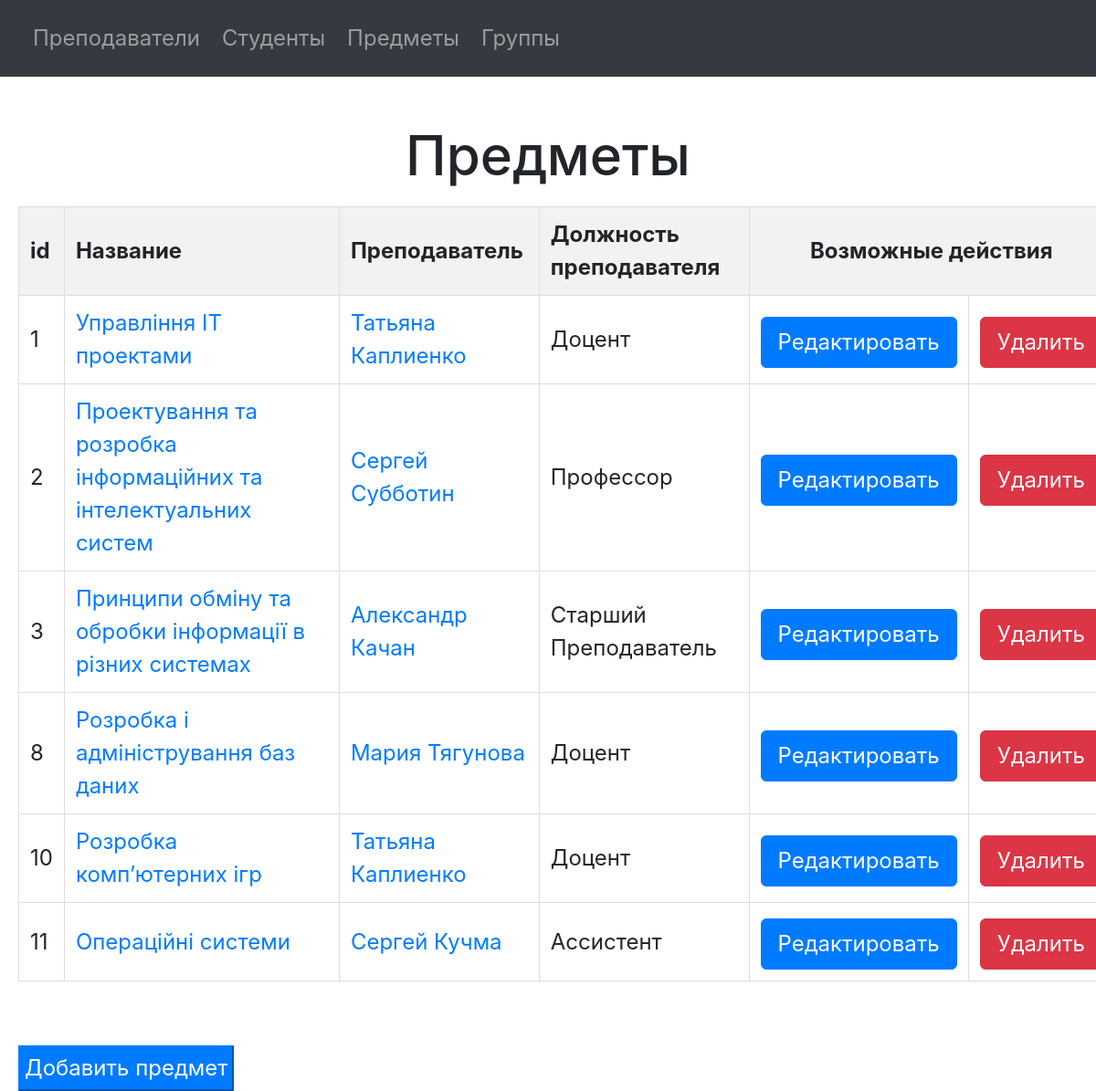
/subjects/, run on the app's committed database.
### university/models.py (models this page shows, shortened)
class Subject(models.Model):
    title = models.CharField(max_length=80, verbose_name="Название предмета")
    group = models.ForeignKey(to=Group, related_name="subjects", on_delete=models.CASCADE, verbose_name="Группа")
    teacher = models.ForeignKey(to=Teacher, on_delete=models.CASCADE,
                                verbose_name="Преподаватель, который ведет предмет")
    class Meta:
        verbose_name = "Предмет"
        verbose_name_plural = "Предметы"

class Teacher(models.Model):
    first_name = models.CharField(max_length=20, verbose_name="Имя")
    last_name = models.CharField(max_length=20, verbose_name="Фамилия")
    email = models.EmailField(max_length=30, verbose_name="Email преподавателя")
    job_position = models.CharField(max_length=40, choices=JOB_POSITION_CHOICES, verbose_name="Должность")
    class Meta:
        verbose_name = "Преподаватель"
        verbose_name_plural = "Преподаватели"

### university/views.py (the view)
# urls.py: path('subjects/', get_subjects, name='get_subjects'),
def get_subjects(request):
    subjects = Subject.objects.all()
    context = {
        'subjects': subjects,
    }
    return render(request, "subject/view_subjects.html", context)

### templates/subject/view_subjects.html (shortened to what this page needs)
{% include "navigation.html" %}
<!DOCTYPE html>
<html lang="en">
<head>
</head>
<body>
<h1>Предметы</h1>
<table border="1px solid black">
    <thead>
    <tr>
        <th>id</th>
        <th>Название</th>
        <th>Преподаватель</th>
        <th>Должность преподавателя</th>
        <th colspan="2" style="text-align: center">Возможные действия</th>
    </tr>
    </thead>
    <tbody>
    {% for subject in subjects %}
        <tr>
            <td>{{ subject.id }}</td>
            <td><a href="/subject/{{ subject.id }}">{{ subject.title }} </a></td>
            <td>
                <a href="/teacher/{{ subject.teacher.id }}">{{ subject.teacher.first_name }} {{ subject.teacher.last_name }}</a>
            </td>
            <td>{{ subject.teacher.job_position }}</td>
            <td>
                <form action="/subject/{{ subject.id }}/edit">
                    <button class="btn btn-primary">Редактировать</button>
                </form>
            </td>
            <td>
                <form action="/subject/{{ subject.id }}/delete">
                    <button class="btn btn-danger">Удалить</button>
                </form>
            </td>
        </tr>
    {% endfor %}
    </tbody>
</table>
<form action="/subject/add" style="margin-top: 50px; margin-left: 10px">
    <button type="submit" class="btn-primary btn-submit">Добавить предмет</button>
</form>
</body>
</html>

### university/static/style.css (style rules this page uses)
* { font-size: 24px; }
.btn-submit { margin-top: 20px; margin-left: 10px; }
h1 { margin-top: 50px; text-align: center; }
table { width: 100%; max-width: 1600px; border-collapse: collapse; margin: 20px; background-color: #fff; }
th, td { border: 1px solid #ddd; padding: 12px; text-align: left; }
th { background-color: #f2f2f2; }
button { margin-top: 5px; padding: 5px; }

### data on the page
Subject: id "1", title "Управління ІТ проектами", teacher.first_name "Татьяна", teacher.last_name "Каплиенко", teacher.job_position "Доцент"
Subject: id "2", title "Проектування та розробка інформаційних та інтелектуальних систем", teacher.first_name "Сергей", teacher.last_name "Субботин", teacher.job_position "Профессор"
Subject: id "3", title "Принципи обміну та обробки інформації в різних системах", teacher.first_name "Александр", teacher.last_name "Качан", teacher.job_position "Старший Преподаватель"
Subject: id "8", title "Розробка і адміністрування баз даних", teacher.first_name "Мария", teacher.last_name "Тягунова", teacher.job_position "Доцент"
Subject: id "10", title "Розробка комп’ютерних ігр", teacher.first_name "Татьяна", teacher.last_name "Каплиенко", teacher.job_position "Доцент"
Subject: id "11", title "Операційні системи", teacher.first_name "Сергей", teacher.last_name "Кучма", teacher.job_position "Ассистент"
